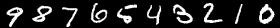
#> input picture image_1.jpg, 280 x 28 px, found by its file name
$ python project_2.py
#> lines starting #> are read from the running program, lines starting #| are printed output that depends on the picture
'''
digit_sort.py
Math 266
Summer 2020
Project #2

This program  has two parts. In part 1. we read in an image of a string of digits 0-9 that are
in reverse order.  The program will sort these digits and return an image of the sorted digits.
To do this the program will disassemble the image into 10 parts, then reassemble those parts
to create an image of the digits in order. In part 2. the program will read in  an image showing a
string of random digits it random order. The program will sort these digits as wel
and return an image of the sorted digits.  Part 2. will require that we create a function that will
recognize the digit value in an image.
'''
# Libraries
import numpy as np
import matplotlib.pyplot as plt
import imageio  # pip install imageio if necessary


######################  Part 1. ######################

#  Read in the first image, - pip install imageio if necessary , find the images on canvas

image_1 = imageio.imread('../data/image_1.jpg')
#> image_1 is the input picture: shape (28, 280); min 0, max 255, mean 35.6

# check to see if the shape of the first image is correct 28 x 280

print(f' The shape of the first image is {image_1.shape} .')
#|  The shape of the first image is (28, 280) .

# partition this image into 10 separate images and store these images in a list called
# "image_parts_1".  Use a list comprehension to do this.
# hint:  images_parts_1[:,k:k+28] will return the kth part of  the image image_1

image_parts_1 = [image_1[:, k:k+28] for k in range(0, 280, 28)]
#> image_parts_1 = 10 items

# now put the image back together reversing the order of the parts
# hint: use a for loop and the np.hstack method

image_1_sorted = image_parts_1[9]
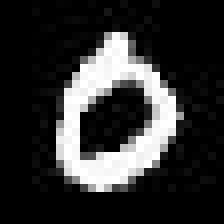
#> image_1_sorted: shape (28, 28) (shown 8 times larger); min 0, max 255, mean 48.4

for k in range(8, -1, -1):
    image_1_sorted = np.hstack((image_1_sorted, image_parts_1[k]))
#> this loop made 9 passes
#> pass 1, `image_1_sorted = np.hstack((image_1_sorted, image_parts_1[k]))`:
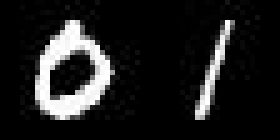
#> image_1_sorted: shape (28, 56) (shown 5 times larger); min 0, max 255, mean 30.9
#> after the loop:
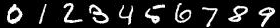
#> image_1_sorted: shape (28, 280); min 0, max 255, mean 35.6

# put the two images in a list "img"
image_list = [image_1, image_1_sorted]

# plot the results
fig, ax = plt.subplots(nrows=4, ncols=1)
for k in range(2):
    ax[k].imshow(image_list[k], cmap='gray')
    ax[k].set_xticks([])
    ax[k].set_yticks([])
    ax[k].set_xlabel(f"{['Input image_1', 'Output image_1'][k]}")


# *************************************  Part 2. ***************************************


# load in the parameter matrix and name it beta_matrix, find the matrix on canvas
beta_matrix = np.load('../data/beta_matrix.npy')
#> (reads beta_matrix.npy from the repository)


# confirm the size of the parameter matrix is 285x10
print(f' The shape of the beta_matrix is {beta_matrix.shape} .')

# the function below is requied for part  2.
def digit_recognizer(img, parameter_matrix):
    '''
    This function takes in an image array and parameter matrix and returns the digit value
    in the image
    '''
# first we need to flatten the image into a 1d array.  Some call this "unrolling " the image
# hint reseach the method "flatten"
    img = img.flatten()

# Now create the "feature vector" for the input image by appending a 1 to the flattened array
    img = np.append(img, 1)

# Determine the output "label" or y value for the feature vector input. This is done using the model
# beta_matrix.  Call the  output y. y will be a 10-vector, with the position with the largest entry
# representing the digit value.

#  for example if y = [0.05, 0.9 , 0.83, 2.2 , 1.07, 0.33, 0.49, 0.23, 0.46, 0.73] then the digit is "3"

    y = img @ parameter_matrix

    # now return the positon in y that has the maximum value.  Look at numpy's argmax
    return np.argmax(y)

# Read in image 2 and "sort" it

image_2 = imageio.imread('../data/image_2.jpg')
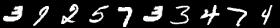
#> input picture image_2.jpg, 280 x 28 px, found by its file name
#> image_2 is the input picture: shape (28, 280); min 0, max 255, mean 36.4

# as for part 1. partition this image into 10 parts

image_parts_2 = [image_2[:, k:k+28] for k in range(0, 280, 28)]
#> image_parts_2 = 10 items

# Now we need to create a list that gives the 10 digit values for 10 image parts

digit_values = []  # initialize the list, we will use the append method to add digit values

# Call the funcion "digit_recognizer" 10 times and append the return value to the list digit_values

for k in range(len(image_parts_2)):
    digit_values.append(digit_recognizer(image_parts_2[k], beta_matrix))
#> this loop made 10 passes
#> after the loop, digit_values = [3, 7, 2, 5, 7, 2, 3, 4, 7, 4]

# Whew! we are almost there.   We need to sort the list of image parts in the right order before we reassemble.
# We will use some "fancy indexing" to do this. For example the command:
# image_parts[[1,3,5,7,9,2,4,6,8,0]] will return the list with the components in the order of the indices, that is,
# item #1 then item #3 the item #5 etc. We just need to determine the correct list of indices.
# to determine how to find the correct list of indices look the the numpy method "np.argsort"

sorted_indices = np.argsort(digit_values)
#> sorted_indices = [2, 5, 6, 0, 7, 9, 3, 1, 4, 8]

# Now rearange the list of images in the correct order using the sorted_indices and fancy indexing
image_parts_2 = np.array(image_parts_2)
sorted_parts = image_parts_2[sorted_indices]

# now reassemble the sorted image from the parts like you did in part 1.

image_2_sorted = sorted_parts[0]

for k in range(1,9):
    image_2_sorted = np.hstack((image_2_sorted, sorted_parts[k]))
#> this loop made 8 passes
#> pass 1, `image_2_sorted = np.hstack((image_2_sorted, sorted_parts[k]))`:
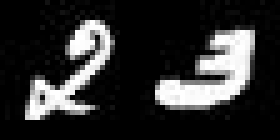
#> image_2_sorted: shape (28, 56) (shown 5 times larger); min 0, max 255, mean 46.4
#> pass 3, `image_2_sorted = np.hstack((image_2_sorted, sorted_parts[k]))`:
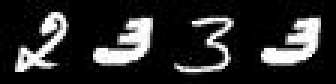
#> image_2_sorted: shape (28, 112) (shown 3 times larger); min 0, max 255, mean 43.5
#> after the loop:
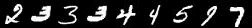
#> image_2_sorted: shape (28, 252); min 0, max 255, mean 37.1


# put the two images in a list "img"
image_list = [image_2, image_2_sorted]

# plot the results we are adding on to the subplot created earlier

for k in range(2,4):
    ax[k].imshow(image_list[k-2], cmap='gray')
    ax[k].set_xticks([])
    ax[k].set_yticks([])
    ax[k].set_xlabel(f"{['Input image_2', 'Output image_2'][k-2]}")

plt.suptitle(f" Figure 2.")

# save your results
plt.savefig("output.jpg")
